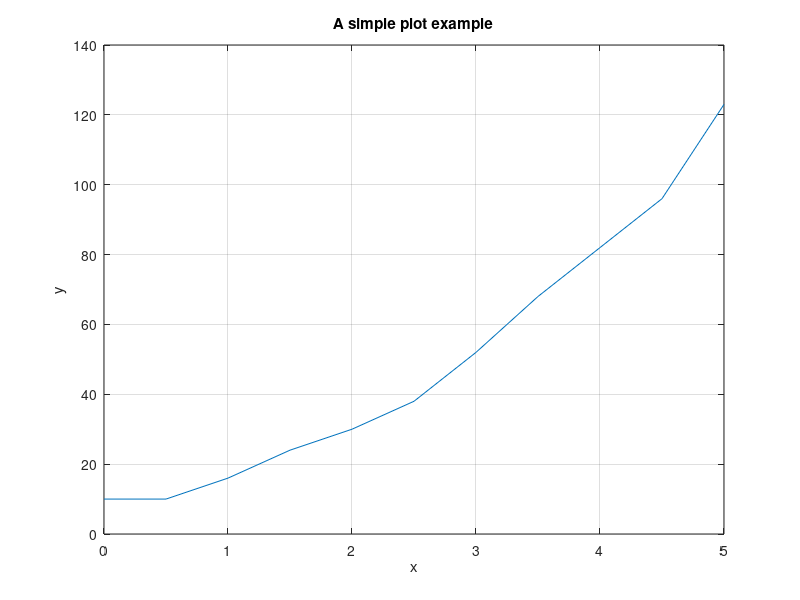

MATLAB code to generate this figure:
x = [ 0  0.5  1.0  1.5  2.0  2.5  3.0  3.5  4.0  4.5  5.0];
y = [10   10   16   24   30   38   52   68   82   96  123];
plot(x, y), grid
xlabel('x'), ylabel('y'), title('A simple plot example')
